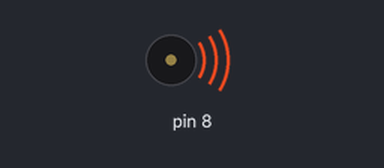
Recording of a sketch running on a simulated Arduino Uno, built with avr-gcc and run on an emulated ATmega328P. Parts: buzzer (waves = sounding).

Above: at 0.1 s.
At 4.1 s:
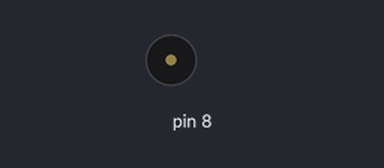
Timing chart, 0 to 5.6 s (numbered marks = the images above):
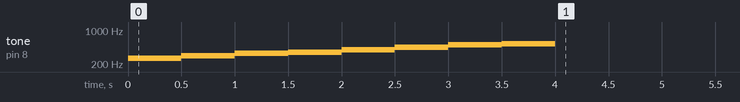

The sketch:

piezo_speaker1.ino
```cpp
void setup() {

  tone (8, 262,500);
  delay(500);
  tone (8, 294,500);
  delay(500);
  tone (8, 329,500);
  delay(500);
  tone (8, 349,500);
  delay(500);
  tone (8, 392,500);
  delay(500);
  tone (8, 440,500);
  delay(500);
  tone (8, 493,500);
  delay(500);
  tone (8, 523,500);
  delay(500);
}

void loop() {


}


/*
int PIN_PIEZO = 8;  // 피에조 스피커의 변수 선언

int melody[] = {  262,  // 도, 주파수: 262Hz
                  294,  // 레, 294Hz
                  330,  // 미, 330Hz
                  349,  // 파, 349Hz
                  392,  // 솔, 392Hz
                  440,  // 라, 440Hz
                  494,  // 시, 494Hz
                  523   // 도, 523Hz
};

void setup() {
  for (int i=0; i<8; i++) {           // for 반복문을 통해 melody 배열에 있는 주파수를 한번씩 호출
    tone(PIN_PIEZO, melody[i], 500);  // 7번 핀에 0.5초 동안 특정 주파수의 소리가 발생하도록 전압을 인가함
    delay(500);                      // 1초간 지연
  }
}

void loop() {

}

*/
```
